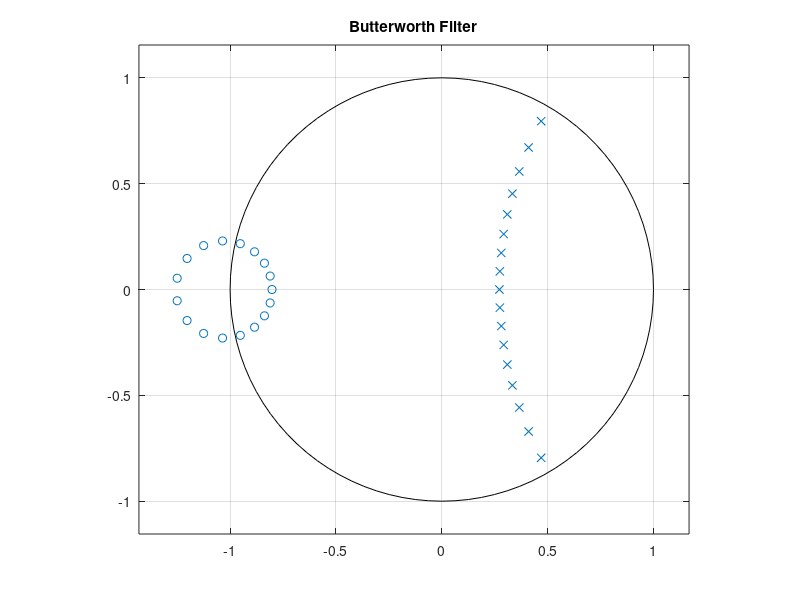
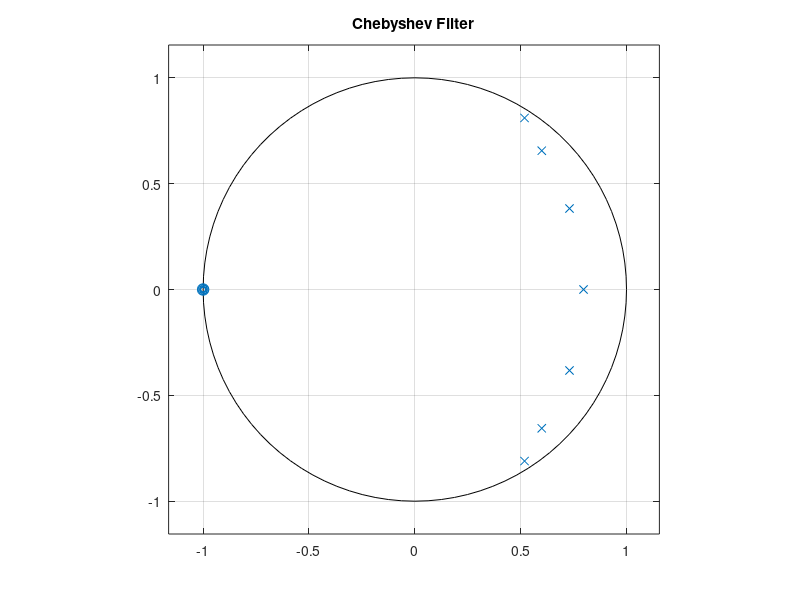
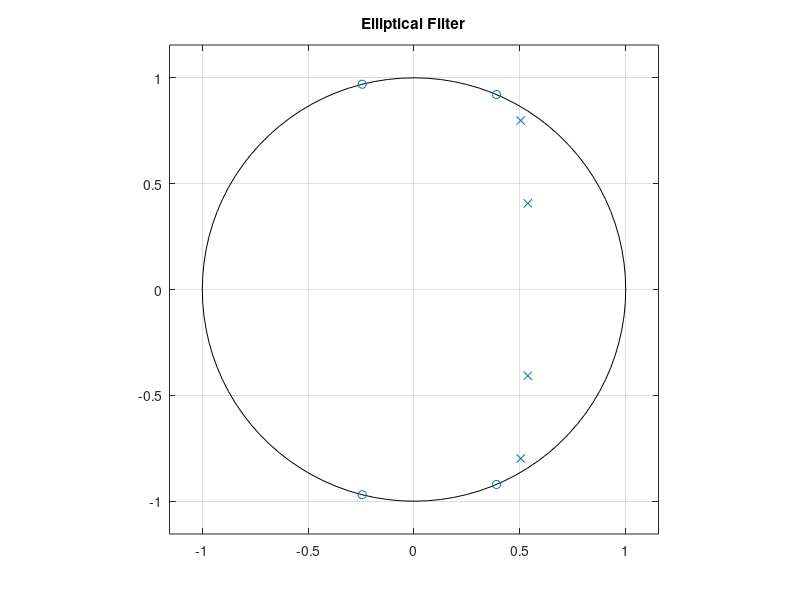
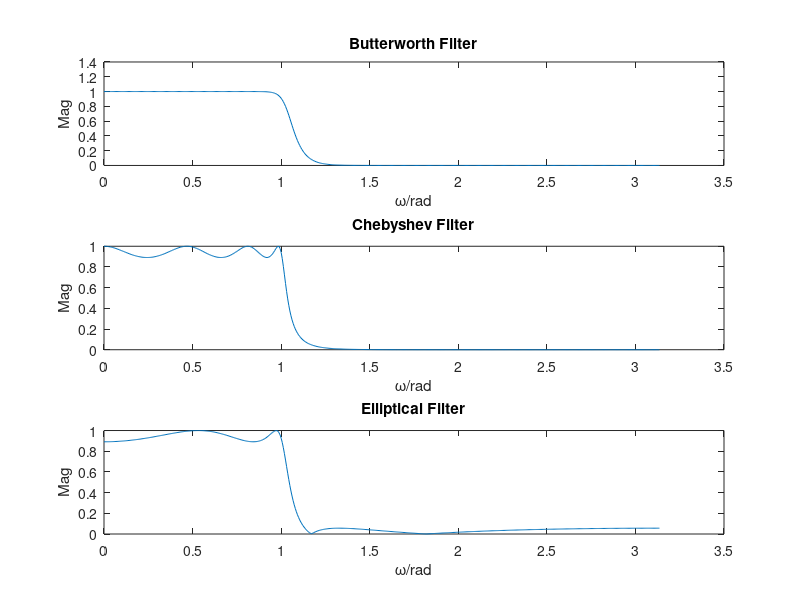

The MATLAB script that drew these images, in order:
clear all;clc;

%% Characteristics of IIR Filter

fs = 200;
wp = 32;
ws = 38;
Rp = 1;
Rs = 25;

Wp = wp/(fs/2);
Ws = ws/(fs/2);
[n1,Wn1] = buttord(Wp,Ws,Rp,Rs); 
disp('Order of Butterworth');disp(n1);
[n2,Wn2] = cheb1ord(Wp,Ws,Rp,Rs);
disp('Order of Chebyshev Type I');disp(n2);
[n3,Wn3] = ellipord(Wp,Ws,Rp,Rs);
disp('Order of Elliptical');disp(n3);
[b1,a1] = butter(n1,Wn1);
[b2,a2] = cheby1(n2,Rp,Wp);
[b3,a3] = ellip(n3,Rp,Rs,Wp);
figure(1);
zplane(b1,a1); title('Butterworth Filter');
figure(2);
zplane(b2,a2); title('Chebyshev Filter');
figure(3);
zplane(b3,a3); title('Elliptical Filter');
[H1,w1] = freqz(b1,a1);
[H2,w2] = freqz(b2,a2);
[H3,w3] = freqz(b3,a3);

figure(4);
subplot(3,1,1);
plot(w1,abs(H1));
title('Butterworth Filter');
xlabel('\omega/rad');ylabel('Mag');
subplot(3,1,2);
plot(w2,abs(H2));
title('Chebyshev Filter');
xlabel('\omega/rad');ylabel('Mag');
subplot(3,1,3);
plot(w3,abs(H3));
title('Elliptical Filter');
xlabel('\omega/rad');ylabel('Mag');

figure(5);
subplot(3,1,1);
impz(b1,a1);xlim([0 50]);
title('Butterworth Filter');
subplot(3,1,2);
impz(b2,a2);xlim([0 50]);
title('Chebyshev Filter Type 1');
subplot(3,1,3);
impz(b3,a3);xlim([0 50]);
title('Elliptic Filter');

%% Designing a FIR Filter and comparing it to the IIR Filters
f = [wp ws];
A = [1 0];
DEV = [(10^(Rp/20)-1)/(10^(Rp/20)+1) 10^(-Rs/20)];
[n,fo,ao,w] = firpmord(f,A,DEV,fs);
disp('Order of FIR Filter');disp(n);
B = firpm(n,fo,ao,w);

figure(6);
[H,w]=freqz(B,1,1024,fs);
plot(w,abs(H));
title('FIR Optimal Filter');
xlabel('T');ylabel('Mag');